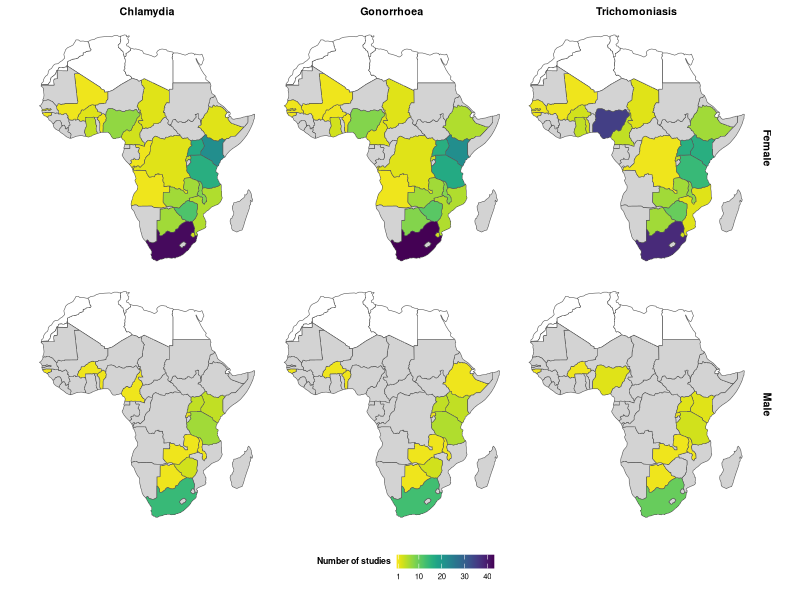
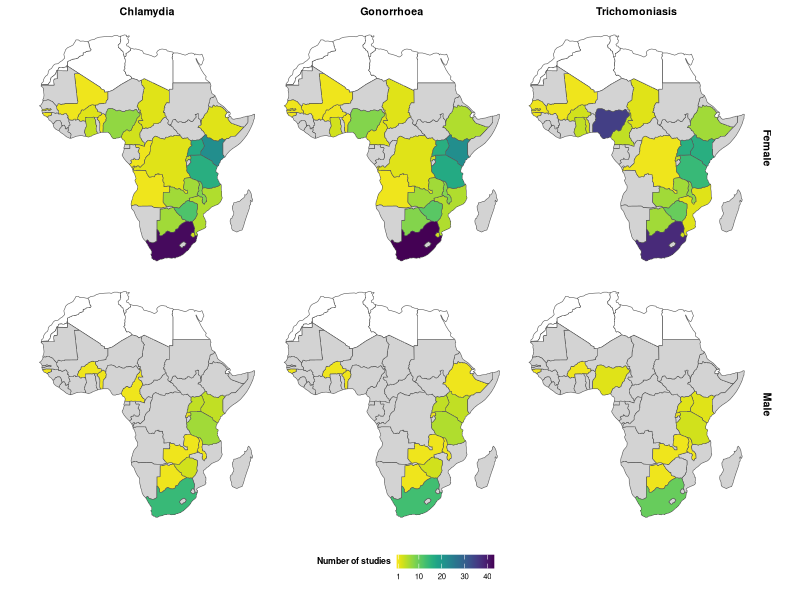

These figures' R source, in order:
# Number of studies per country by symptom

# Load packages
library(tidyverse)
library(rnaturalearth)
library(rnaturalearthdata)
library(readxl)
library(patchwork)

africa <- ne_countries(scale = "small", type = "countries", continent = "Africa", returnclass = "sf") |>
  # filter(region_wb == "Sub-Saharan Africa") |>
  # Rename countries to match
  mutate(admin = case_when(admin == "Ivory Coast" ~ "Côte d'Ivoire",
                           admin == "Democratic Republic of the Congo" ~ "Democratic Republic of Congo",
                           admin == "Republic of the Congo" ~ "Congo",
                           admin == "Gambia" ~ "The Gambia",
                           admin == "eSwatini" ~ "Eswatini",
                           admin == "United Republic of Tanzania" ~ "Tanzania",
                           admin == "São Tomé and Principe" ~ "Sao Tome and Principe",
                           TRUE ~ admin)) |>
  select(admin, geometry)

notssa <- ne_countries(scale = "small", type = "countries", continent = "Africa", returnclass = "sf") |>
  filter(region_wb != "Sub-Saharan Africa")

# Calculate number of unique studies per country
dat <- read.csv("./data/final-dataset-v8-adjusted.csv") |>
  # drop Both sexes
  filter(!sex == "Both sexes") |>
  # minimum sample size of 15
  filter(denom >= 15) |>
  group_by(sti,sex,study_name,country) |>
  summarise(n_id = n_distinct(study_id)) |>
  mutate(n_study = case_when(!is.na(study_name) ~ 1, is.na(study_name) ~ n_id)) |>
  # Separate studies across multiple countries (double count)
  mutate(country = strsplit(country, ", ")) |>
  unnest(country) |>
  group_by(sti, sex, country) |>
  summarise(n_study = sum(n_study)) |>
  mutate(sti = factor(sti, levels = c("CT", "NG", "TV"),
                      labels = c("Chlamydia", "Gonorrhoea", "Trichomoniasis")))

# Combine with map data
df_country <- africa |>
  crossing(expand.grid(sti = c("Chlamydia", "Gonorrhoea", "Trichomoniasis"),
                       sex = c("Female", "Male"))) |>
  mutate(sti = factor(sti, levels = c("Chlamydia", "Gonorrhoea", "Trichomoniasis"))) |>
  left_join(dat, by = c("admin" = "country", "sti", "sex")) |>
  mutate(n_study = case_when(admin %in% notssa$admin ~ 0, TRUE ~ n_study))

my_theme <- theme(panel.grid.major = element_blank(),
                  panel.grid.minor = element_blank(),
                  # move legend closer to figure
                  legend.margin = margin(10,10,10,30),
                  legend.key.width = unit(0.5, 'cm'),
                  legend.key.height = unit(0.35, "cm"),
                  #legend.box = 'horizontal',
                  legend.position = "bottom",
                  #axis.line = element_line(colour="black"),
                  panel.spacing = unit(0.2,"cm"),
                  # text size
                  axis.text = element_blank(),
                  axis.title = element_blank(),
                  legend.text = element_text(size = rel(0.8)),
                  legend.title = element_text(size = rel(0.9), face="bold", vjust=0.88),
                  #change facet labels
                  strip.text = element_text(color="black", size = rel(1.1), face="bold",vjust=1.5), 
                  # axis ticks
                  axis.ticks = element_blank(),
                  # change facet label background and border
                  strip.background = element_blank())

custom_palette <- viridis::viridis_pal(direction = -1)(100)
custom_palette[1] <- "white"

plot_country <- ggplot(df_country) +
  geom_sf(aes(fill = n_study, geometry = geometry)) +
  facet_grid(sex~sti) +
  scale_fill_gradientn(colors = custom_palette, breaks = c(1,10,20,30,40), na.value="lightgrey") +
  theme_minimal(base_size=7) +
  my_theme +
  labs(fill="Number of studies")

plot_country

ggsave("./plots/fig_supp_map.png", plot_country, width = 18, height = 12, units="cm", dpi=700)
